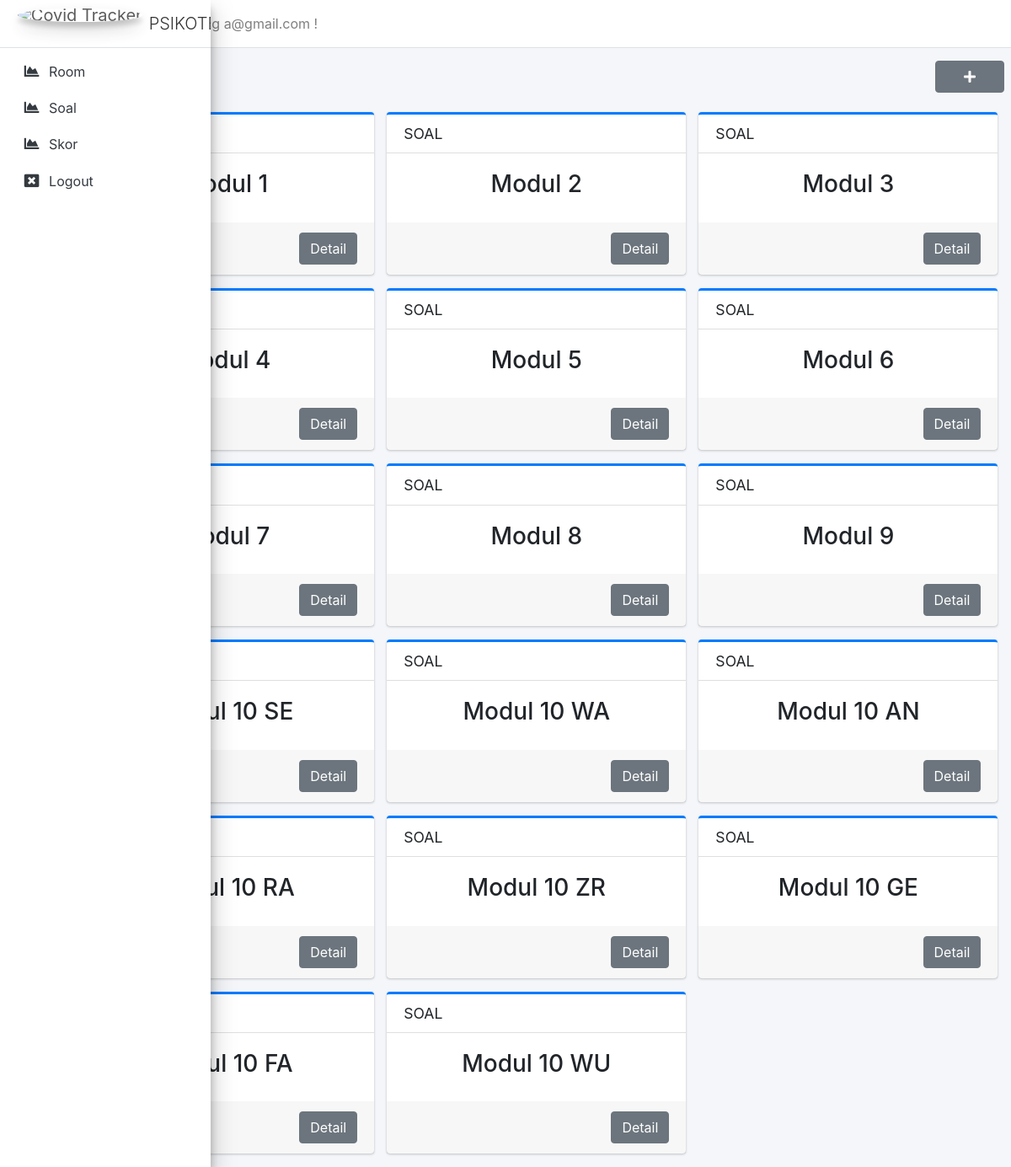
The page /admin/soal/daftar_soal.php (signed in) on the database its author committed.
### tables this page shows
CREATE TABLE `soal` (
  `id` int(11) NOT NULL,
  `urutan` int(11) NOT NULL,
  `nama_soal` varchar(45) NOT NULL,
  `deskripsi_soal` text NOT NULL,
  `durasi` int(11) NOT NULL
);

### kumpulan_function.php (called while the page is built, shortened)
<?php
class Soal
{
    public $conn;
    function __construct()
    {
        $this->server       = 'localhost';
        $this->username     = 'srsssmsc_andre09';
        $this->password     = 'sidewinderzone';
        $this->database     = 'srsssmsc_psikotest';
        $this->conn         = new mysqli($this->server, $this->username, $this->password, $this->database);
    }
    function SelectSoal()
    {
        $sqlSelectSoal      = 'SELECT * FROM soal ORDER BY urutan ASC';
        $resultSelectSoal   = $this->conn->query($sqlSelectSoal);
        return $resultSelectSoal;
    }
}

### admin/soal/daftar_soal.php (the view, shortened to what this page needs)
<?php
 	include_once '../layout/header.php';
	include '../../kumpulan_function.php';
	$soal = new Soal();
	$resultDataSoal = $soal->SelectSoal();
?>
<div class="content-wrapper">
  <section class="content-header">
    <div class="content-fluid ">
		<div class="row mb-2">
	        <div class="col-sm-6">
	          <h1 class="m-0 pl-2 text-seconday">
	            SOAL
	          </h1>
	        </div>
          	<div class="col-sm-6">
	          <a href="tambah_soal" class="btn btn-secondary float-sm-right ml-2" style="width: 15%;"><abbr title="Tambah Soal"><i class="fas fa-plus"></i></abbr></a>
	        </div>
		</div>
    </div>
  </section>
  <section class="content">
    <div class="container-fluid">
    	<div class="row">
			<?php if($resultDataSoal->num_rows > 0): ?>
				<?php while ($rowsDataSoal = $resultDataSoal->fetch_assoc()):?>
				<div class="col-md-4">
					<div class="card card-primary card-outline">
						<div class="card-header">
							<h2 class="card-title m-0 text-seconday">
								SOAL
							</h2>
						</div>
						<div class="card-body text-center">
							<div class="row">
								<div class="col">
									<h3>
										<?=$rowsDataSoal['nama_soal'];?>
									</h3>
								</div>
							</div>
						</div>
						<div class="card-footer">
							<a href="<?=strtolower(str_replace(' ', '_', $rowsDataSoal['nama_soal']))?>?soal_id=<?=$rowsDataSoal['id']?>" class="btn btn-secondary float-sm-right">Detail</a>
						</div>
					</div>
				</div>
				<?php endwhile;?>
			<?php endif;?>
		</div>
    </div>
  </section>
</div>

### admin/layout/header.php (shortened to what this page needs)
<!DOCTYPE html>
<html>
<head>
    <link rel="stylesheet" href="../../layout/plugins/fontawesome-free/css/all.min.css">
    <link rel="stylesheet" href="../../layout/dist/css/ionicons.min.css">
    <link rel="stylesheet" href="../../layout/plugins/datatables-bs4/css/dataTables.bootstrap4.min.css">
    <link rel="stylesheet" href="../../layout/plugins/datatables-responsive/css/responsive.bootstrap4.min.css">
    <link rel="stylesheet" href="../../layout/dist/css/adminlte.min.css">
    <link rel="stylesheet" href="../../layout/dist/css/jquery.fancybox.min.css">
    <link href="../../layout/dist/css/css.css" rel="stylesheet">
    <link rel="stylesheet" type="text/css" href="../../layout/dist/css_tabel/buttons.dataTables.min.css" />
    <link rel="stylesheet" type="text/css" href="../../layout/dist/css/jquery.dataTables.min.css" />
</head>
<body class="hold-transition sidebar-mini sidebar-collapse layout-fixed layout-navbar-fixed">
    <div class="wrapper">
        <nav class="main-header navbar navbar-expand navbar-white navbar-light">
            <ul class="navbar-nav">
                <li class="nav-item">
                    <a class="nav-link" data-widget="pushmenu" href="#" role="hover"><i class="fas fa-bars"></i></a>
                </li>
                <li class="nav-item d-none d-sm-inline-block">
                    <a class="nav-link">Selamat datang <?= $_SESSION['admin'] ?> !</a>
                </li>
            </ul>
            <ul class="navbar-nav ml-auto">
                <li class="nav-item d-none d-sm-inline-block">
                    <a class="nav-link"></a>
                </li>
            </ul>
        </nav>
        <aside class="main-sidebar sidebar-light-primary elevation-4">
            <a href="../../index" class="brand-link">
                <img src="../../layout/dist/img/CBI-logo.png" alt="Covid Tracker" class="brand-image img-circle elevation-3" style="opacity: .8">
            </a>
            <div class="sidebar">
                <nav class="mt-2">
                    <ul class="nav nav-pills nav-sidebar flex-column" data-widget="treeview" role="menu" data-accordion="false">
                        <li class="nav-item">
                            <a href="../room/daftar_room" class="nav-link">
                                <i class="nav-icon fas fa-fw fa-chart-area"></i>
                            </a>
                        </li>
                        <li class="nav-item">
                            <a href="../soal/daftar_soal" class="nav-link">
                                <i class="nav-icon fas fa-fw fa-chart-area"></i>
                            </a>
                        </li>
                        <li class="nav-item">
                            <a href="../skor/daftar_skor" class="nav-link">
                                <i class="nav-icon fas fa-fw fa-chart-area"></i>
                            </a>
                        </li>
                        <li class="nav-item">
                            <a href="../query/auth_admin?logout=admin" class="nav-link">
                                <i class="nav-icon fa fa-window-close"></i>
                            </a>
                        </li>
                    </ul>
                </nav>
            </div>
        </aside>

### rows shown on the page
soal: nama_soal "Modul 1"
soal: nama_soal "Modul 2"
soal: nama_soal "Modul 3"
soal: nama_soal "Modul 4"
soal: nama_soal "Modul 5"
soal: nama_soal "Modul 6"
soal: nama_soal "Modul 7"
soal: nama_soal "Modul 8"
soal: nama_soal "Modul 9"
soal: nama_soal "Modul 10 SE"
soal: nama_soal "Modul 10 WA"
soal: nama_soal "Modul 10 AN"
soal: nama_soal "Modul 10 RA"
soal: nama_soal "Modul 10 ZR"
soal: nama_soal "Modul 10 GE"
soal: nama_soal "Modul 10 FA"
soal: nama_soal "Modul 10 WU"

### other values the page prints
$_SESSION['admin'] "a@gmail.com"
